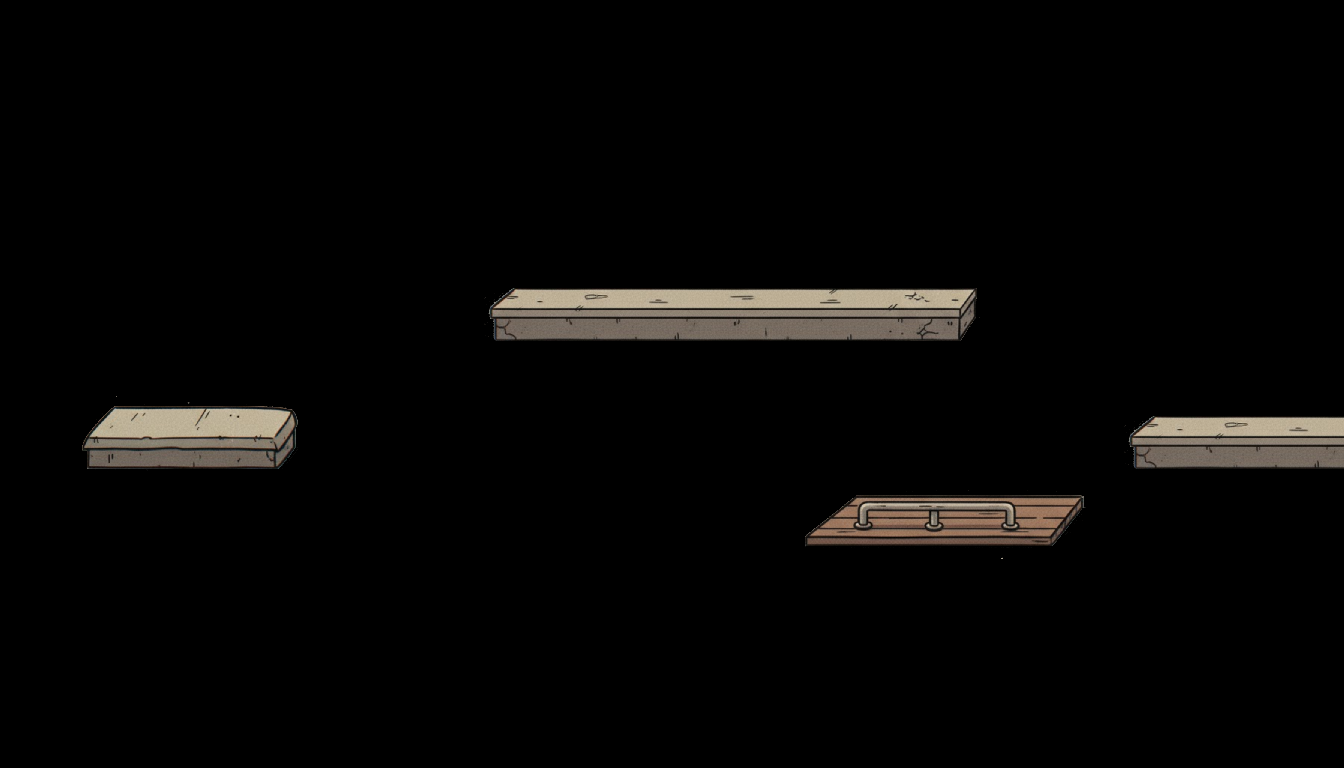

This is a level from a 2D game, rendered from its Tiled map with the project's own tilesets. A one-line summary and the complete map file follow:
An orthogonal 42x24 tile map with 32x32 px tiles, 1 tile layer (Camada de Blocos 1).

<map version="1.10" tiledversion="1.11.2" orientation="orthogonal" renderorder="right-down" width="42" height="24" tilewidth="32" tileheight="32" infinite="0" nextlayerid="2" nextobjectid="1">
 <tileset firstgid="1" name="skateTiles" tilewidth="32" tileheight="32" tilecount="1008" columns="42">
  <image source="../../Sprites/Bosses/BossDavi/background/skateTiles.png" width="1344" height="768" />
 </tileset>
 <layer id="1" name="Camada de Blocos 1" width="42" height="24">
  <data encoding="csv">
0,0,0,0,0,0,0,0,0,0,0,0,0,0,0,0,0,0,0,0,0,0,0,0,0,0,0,0,0,0,0,0,0,0,0,0,0,0,0,0,0,0,
0,0,0,0,0,0,0,0,0,0,0,0,0,0,0,0,0,0,0,0,0,0,0,0,0,0,0,0,0,0,0,0,0,0,0,0,0,0,0,0,0,0,
0,0,0,0,0,0,0,0,0,0,0,0,0,0,0,0,0,0,0,0,0,0,0,0,0,0,0,0,0,0,0,0,0,0,0,0,0,0,0,0,0,0,
0,0,0,0,0,0,0,0,0,0,0,0,0,0,0,0,0,0,0,0,0,0,0,0,0,0,0,0,0,0,0,0,0,0,0,0,0,0,0,0,0,0,
0,0,0,0,0,0,0,0,0,0,0,0,0,0,0,0,0,0,0,0,0,0,0,0,0,0,0,0,0,0,0,0,0,0,0,0,0,0,0,0,0,0,
0,0,0,0,0,0,0,0,0,0,0,0,0,0,0,0,0,0,0,0,0,0,0,0,0,0,0,0,0,0,0,0,0,0,0,0,0,0,0,0,0,0,
0,0,0,0,0,0,0,0,0,0,0,0,0,0,0,0,0,0,0,0,0,0,0,0,0,0,0,0,0,0,0,0,0,0,0,0,0,0,0,0,0,0,
0,0,0,0,0,0,0,0,0,0,0,0,0,0,0,0,0,0,0,0,0,0,0,0,0,0,0,0,0,0,0,0,0,0,0,0,0,0,0,0,0,0,
0,0,0,0,0,0,0,0,0,0,0,0,0,0,0,0,0,0,0,0,0,0,0,0,0,0,0,0,0,0,0,0,0,0,0,0,0,0,0,0,0,0,
0,0,0,0,0,0,0,0,0,0,0,0,0,0,0,431,432,433,434,435,436,437,438,439,440,441,442,443,444,445,446,0,0,0,0,0,0,0,0,0,0,0,
0,0,0,0,0,0,0,0,0,0,0,0,0,0,0,473,474,475,476,477,478,479,480,481,482,483,484,485,486,487,488,0,0,0,0,0,0,0,0,0,0,0,
0,0,0,0,0,0,0,0,0,0,0,0,0,0,0,0,0,0,0,0,0,0,0,0,0,0,0,0,0,0,0,0,0,0,0,0,0,0,0,0,0,0,
0,56,57,58,59,60,61,62,63,64,0,0,0,0,129,129,129,129,129,129,129,129,129,129,129,129,129,129,129,130,131,132,133,0,0,0,0,0,0,0,0,0,
0,98,99,100,101,102,103,104,105,106,0,0,0,0,171,171,842,843,844,845,846,847,848,171,171,171,171,171,171,172,173,174,175,0,430,431,432,433,434,435,436,437,
0,140,141,142,143,144,145,146,147,148,0,0,0,0,842,843,844,845,846,847,848,848,848,213,605,606,607,608,609,610,611,612,613,614,615,473,474,475,476,477,478,479,
0,182,183,184,185,186,187,188,189,190,0,842,843,844,845,846,847,848,848,848,890,890,890,255,647,648,649,650,651,652,653,654,655,656,657,658,0,0,0,0,0,0,
0,0,0,0,0,0,0,0,0,0,842,842,843,844,845,846,847,848,890,890,932,932,932,297,689,690,691,692,693,694,695,696,697,698,699,700,0,0,0,0,0,0,
0,0,0,0,0,0,0,0,0,0,884,884,885,886,887,888,889,890,932,932,974,974,974,339,731,732,733,734,735,736,737,738,739,740,741,742,0,0,0,0,0,0,
0,0,0,0,0,0,0,0,0,0,926,926,927,928,929,930,931,932,974,974,901,0,0,0,0,0,0,0,0,0,0,0,0,0,0,0,0,0,0,0,0,0,
0,0,0,0,0,0,0,0,0,0,968,968,969,970,971,972,973,974,0,0,0,0,0,0,0,0,0,0,0,0,0,0,0,0,0,0,0,0,0,0,0,0,
0,0,0,0,0,0,0,0,0,0,0,0,0,0,0,0,0,0,0,0,0,0,0,0,0,0,0,0,0,0,0,0,0,0,0,0,0,0,0,0,0,0,
0,0,0,0,0,0,0,0,0,0,0,0,0,0,0,0,0,0,0,0,0,0,0,0,0,0,0,0,0,0,0,0,0,0,842,843,844,845,846,847,847,847,
847,847,847,847,847,847,847,847,847,847,847,847,847,847,847,847,847,847,847,847,847,847,847,847,847,847,847,847,847,847,847,847,847,847,847,847,847,847,847,847,889,889,
889,889,889,889,889,889,889,889,889,889,889,889,889,889,889,889,889,889,889,889,889,889,889,889,889,889,889,889,889,889,889,889,889,889,889,889,889,889,889,889,931,931
</data>
 </layer>
</map>
